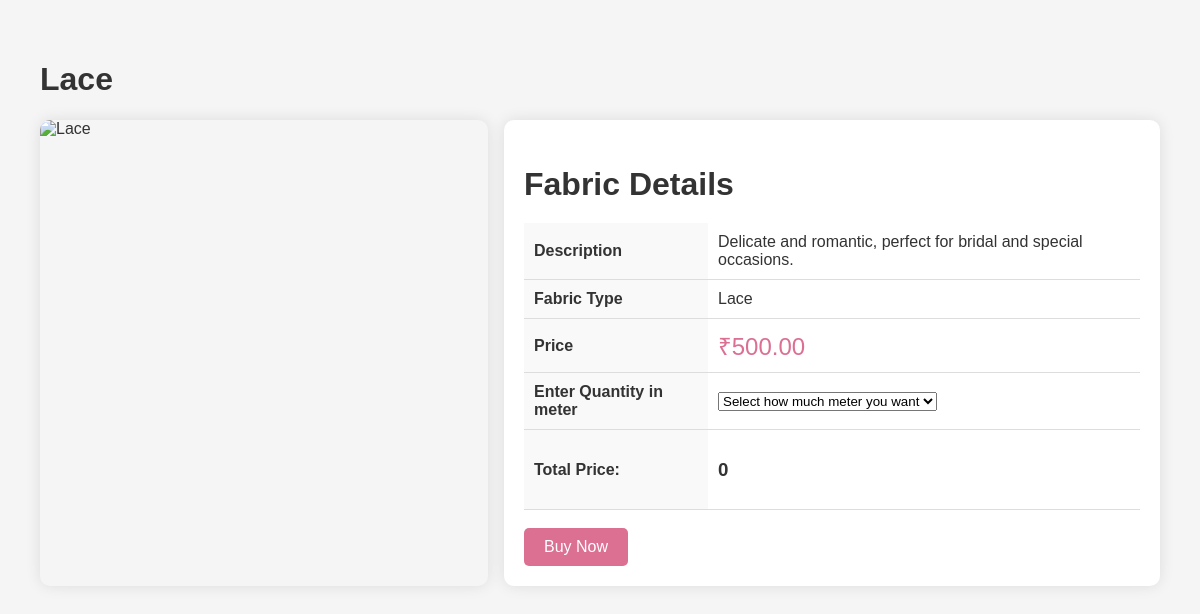
The app's page /customer/fabric_details.php?id=1 with its own data.
### tables this page shows
CREATE TABLE `fabrics` (
  `FABRIC_ID` int(11) NOT NULL,
  `NAME` varchar(100) NOT NULL,
  `IMAGE_URL` varchar(255) DEFAULT NULL,
  `DESCRIPTION` text DEFAULT NULL,
  `PRICE_PER_UNIT` decimal(10,2) NOT NULL,
  `AVAILABLE_QUANTITY` decimal(10,2) NOT NULL,
  `CREATED_AT` datetime NOT NULL DEFAULT current_timestamp()
);

### customer/fabric_details.php (the view, shortened to what this page needs)
<?php
$dbcon = mysqli_connect("localhost", "root", "", "fashion");
if (isset($_GET['id']) && is_numeric($_GET['id'])) {
    $fabric_id = intval($_GET['id']);
    $sql = "SELECT * FROM fabrics WHERE FABRIC_ID = $fabric_id";
    $result = mysqli_query($dbcon, $sql);
    if ($result->num_rows > 0) {
        $fabric = $result->fetch_assoc();
    } else {
        echo "Fabric not found.";
        exit();
    }
} else {
    echo "Invalid fabric ID.";
    exit();
}
?>
<!DOCTYPE html>
<html lang="en">
<head>
</head>
<body>
    <form action="" method="post">
    <div class="container">
        <h1><?php echo htmlspecialchars($fabric['NAME']); ?></h1>
        <div class="fabric-details">
            <img src="<?php echo htmlspecialchars($fabric['IMAGE_URL']); ?>" alt="<?php echo htmlspecialchars($fabric['NAME']); ?>">
            <div class="fabric-info">
                <h2>Fabric Details</h2>
                <table>
                    <tr>
                        <th>Description</th>
                        <td><?php echo htmlspecialchars($fabric['DESCRIPTION']); ?></td>
                    </tr>
                    <tr>
                        <th>Fabric Type</th>
                        <td><?php echo htmlspecialchars($fabric['NAME']); ?></td>
                    </tr>
                    <tr>
                        <th>Price</th>
                        <td class="price">₹<?php echo number_format($fabric['PRICE_PER_UNIT'], 2); ?></td>
                    </tr>
                    <tr>
                        <th>Enter Quantity in meter</th>
                        <td>
                            <select id="meter" name="meter" onchange="updatePrice()">
                                <option value="0" >Select how much meter you want</option>
                            </select>
                        </td>
                    </tr>
                    <tr>
                        <th>Total Price:</th>
                        <td><h3><span id="total-price">0</span></h3></td>
                    </tr>
                </table>
                <br>
                <button type="submit"class="buy-button" name="buy-fabric">Buy Now</button>
            </div>
        </div>
    </div>
    </form>
</body>
</html>

### customer/fabric_details.php (style rules this page uses)
body { font-family: 'Arial', sans-serif; margin: 0; padding: 0; background-color: #f5f5f5; color: #333; }
.container { padding: 40px; max-width: 1200px; margin: auto; }
.fabric-details { display: flex; justify-content: space-between; margin-top: 20px; }
.fabric-details img { width: 40%; height: auto; object-fit: contain; border-radius: 10px; box-shadow: 0 0 15px rgba(0, 0, 0, 0.1); }
.fabric-info { width: 55%; padding: 20px; background-color: #fff; border-radius: 10px; box-shadow: 0 0 15px rgba(0, 0, 0, 0.1); }
.fabric-info h2 { font-size: 2em; margin-bottom: 20px; color: #333; }
.fabric-info table { width: 100%; border-collapse: collapse; }
.fabric-info table th, .fabric-info table td { padding: 10px; text-align: left; border-bottom: 1px solid #ddd; }
.fabric-info table th { background-color: #f9f9f9; color: #333; }
.price { font-size: 1.5em; color: palevioletred; margin-bottom: 20px; }
.buy-button { background-color: palevioletred; color: white; padding: 10px 20px; border: none; border-radius: 5px; cursor: pointer; font-size: 1em; transition: background-color 0.3s ease; }

### records on screen
fabrics: NAME "Lace", DESCRIPTION "Delicate and romantic, perfect for bridal and special occasions.", PRICE_PER_UNIT "500.00"
